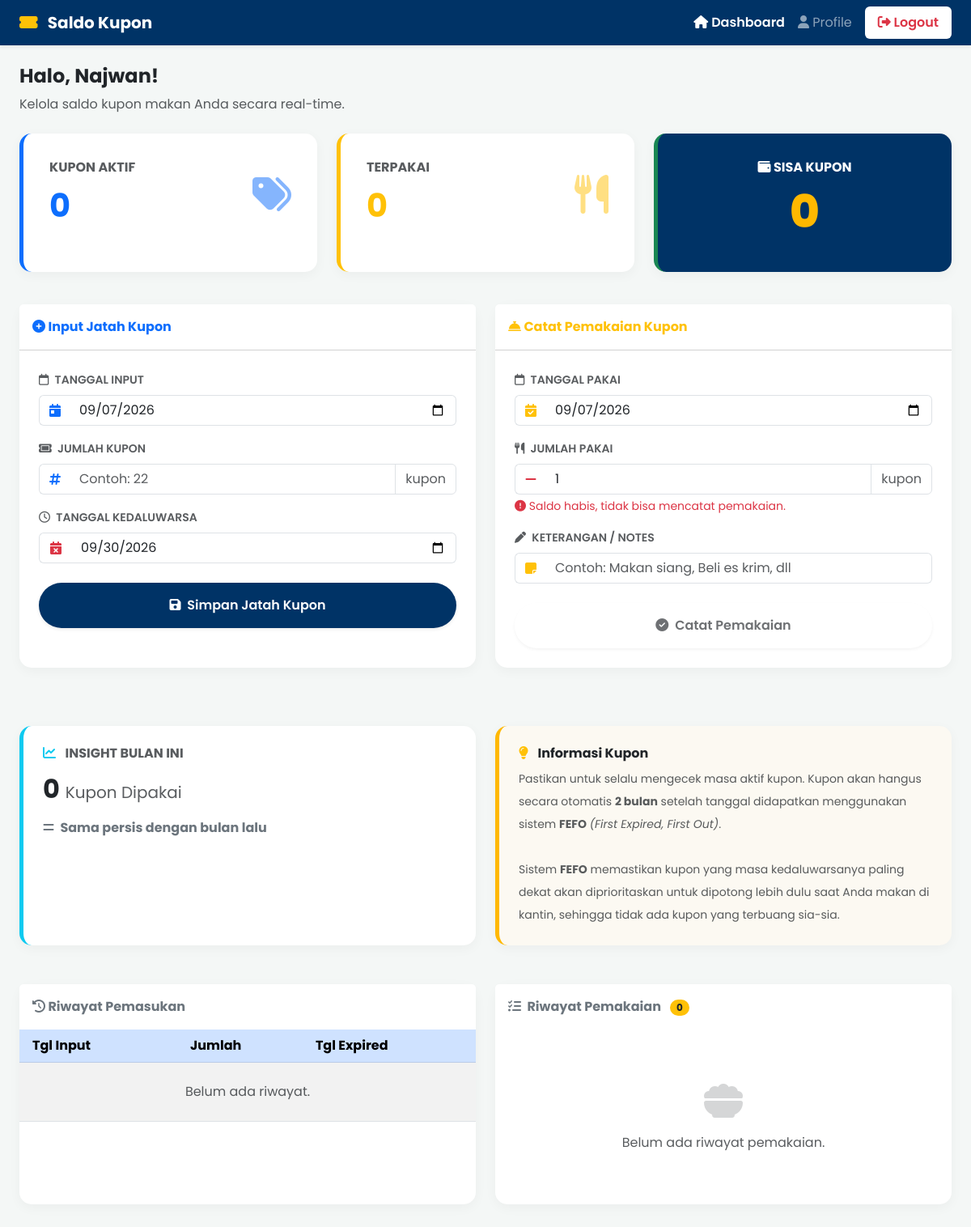
The page /dashboard.php (signed in) on the database as committed earlier.
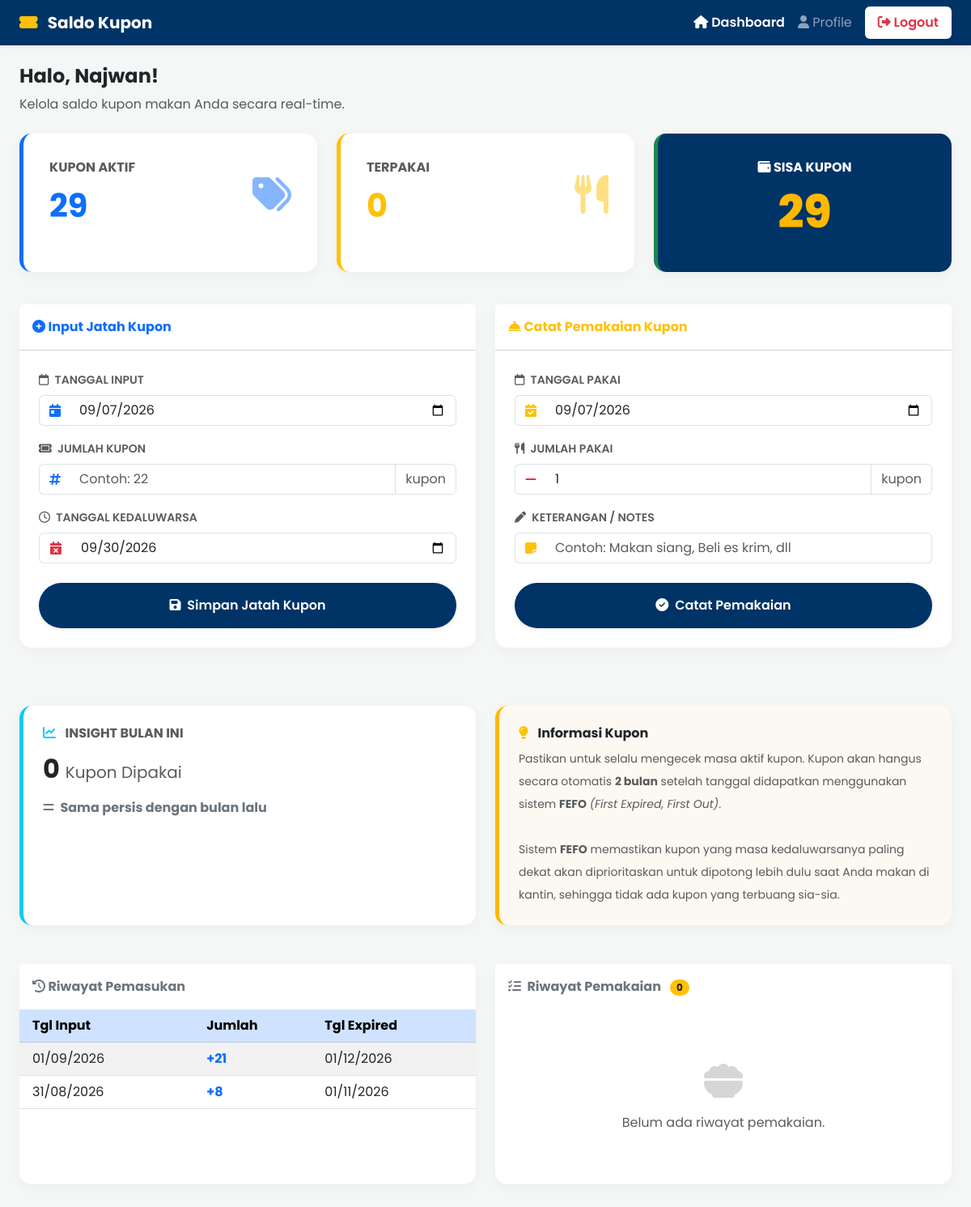
The same page on the database as committed later.
### tables this page shows
CREATE TABLE IF NOT EXISTS `pemasukan_kupon` (
  `id` int NOT NULL AUTO_INCREMENT,
  `user_id` int NOT NULL,
  `tanggal_input` date NOT NULL,
  `jumlah_kupon` int NOT NULL,
  `sisa_kupon` int NOT NULL,
  `tanggal_expired` date NOT NULL,
  PRIMARY KEY (`id`),
  KEY `user_id` (`user_id`),
  CONSTRAINT `pemasukan_kupon_ibfk_1` FOREIGN KEY (`user_id`) REFERENCES `users` (`id`) ON DELETE CASCADE
);

### dashboard.php (the view, shortened to what the rows shown need)
<?php
require 'koneksi.php';
$user_id = isset($_SESSION['user_id']) ? $_SESSION['user_id'] : $_SESSION['id'];
$bulan_ini = date('m');
$tahun_ini = date('Y');
$pakai_bulan_ini = 0;
$query_pakai_ini = "SELECT SUM(jumlah_pakai) as total FROM riwayat_kupon WHERE user_id = ? AND MONTH(tanggal_pakai) = ? AND YEAR(tanggal_pakai) = ?";
$stmt = $mysqli->prepare($query_pakai_ini);
if ($stmt) {
    $stmt->bind_param("iii", $user_id, $bulan_ini, $tahun_ini);
    $stmt->execute();
    $result = $stmt->get_result();
    if ($row = $result->fetch_assoc()) {
        $pakai_bulan_ini = $row['total'] ? $row['total'] : 0;
    }
}
$riwayat_pemasukan = [];
$query_rp = "SELECT * FROM pemasukan_kupon WHERE user_id = ? ORDER BY tanggal_input DESC";
$stmt = $mysqli->prepare($query_rp);
if ($stmt) {
    $stmt->bind_param("i", $user_id);
    $stmt->execute();
    $res = $stmt->get_result();
    while ($row = $res->fetch_assoc()) {
        $riwayat_pemasukan[] = $row;
    }
}
?>
<!DOCTYPE html>
<html lang="id">
<head>
    <link href="https://cdn.jsdelivr.net/npm/bootstrap@5.3.0/dist/css/bootstrap.min.css" rel="stylesheet">
    <link rel="stylesheet" href="style.css">
    <link rel="stylesheet" href="https://cdnjs.cloudflare.com/ajax/libs/font-awesome/6.4.0/css/all.min.css">
    <link rel="stylesheet" href="https://cdn.jsdelivr.net/npm/sweetalert2@11.7.3/dist/sweetalert2.min.css">
</head>
<body>
    <div class="container-fluid px-4 pb-5">
        <div class="row mb-5">
            <div class="col-12 col-md-6 mb-4 mb-md-0">
                <div class="card card-custom h-100 p-2 border-start border-info border-5">
                    <div class="card-body">
                        <h2 class="fw-bold mb-1 text-dark"><?= $pakai_bulan_ini ?> <span class="fs-5 text-muted fw-normal">Kupon Dipakai</span></h2>
                    </div>
                </div>
            </div>
        </div>
        <div class="row">
            <div class="col-12 col-lg-6 mb-4">
                <div class="card card-custom h-100 p-0">
                    <div class="table-responsive">
                        <table class="table table-striped table-hover mb-0">
                            <thead class="table-primary">
                                <tr>
                                    <th class="px-3">Tgl Input</th>
                                    <th>Jumlah</th>
                                    <th>Tgl Expired</th>
                                </tr>
                            </thead>
                            <tbody>
                                <?php if (count($riwayat_pemasukan) > 0): ?>
                                    <?php foreach ($riwayat_pemasukan as $rp): ?>
                                        <tr>
                                            <td class="px-3"><?= date('d/m/Y', strtotime($rp['tanggal_input'] ?? $rp['created_at'])) ?></td>
                                            <td class="fw-bold text-primary">+<?= $rp['jumlah_kupon'] ?></td>
                                            <td>
                                                <?php
                                                $exp = $rp['tanggal_expired'] ?? null;
                                                if($exp) {
                                                    $is_expired = strtotime($exp) < strtotime(date('Y-m-d'));
                                                    echo $is_expired ? '<span class="badge bg-danger">'.date('d/m/Y', strtotime($exp)).'</span>' : date('d/m/Y', strtotime($exp));
                                                } else {
                                                    echo "-";
                                                }
                                                ?>
                                            </td>
                                        </tr>
                                    <?php endforeach; ?>
                                <?php else: ?>
                                    <tr><td colspan="3" class="text-center py-4 text-muted">Belum ada riwayat.</td></tr>
                                <?php endif; ?>
                            </tbody>
                        </table>
                    </div>
                </div>
            </div>
        </div>
    </div>
</body>
</html>

Rows that differ between the two databases and show on the page:
added pemasukan_kupon: tanggal_input "01/09/2026", jumlah_kupon "21", tanggal_expired "01/12/2026"
added pemasukan_kupon: tanggal_input "31/08/2026", jumlah_kupon "8", tanggal_expired "01/11/2026"
Other text that changed with them:
$total_aktif: "0" → "29"
$sisa_kupon: "0" → "29"
text no longer shown: "Saldo habis, tidak bisa mencatat pemakaian. Belum ada riwayat."
